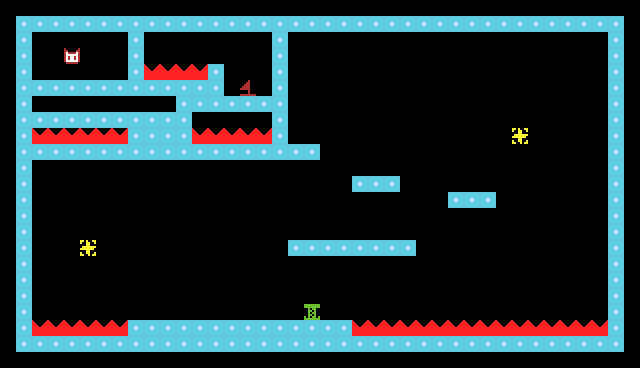

The image is a tile-based game level rendered from a .tmx file. Its description and complete source (layers, tilesets, objects, tile grids) follow:
An orthogonal 40x23 tile map with 16x16 px tiles, 1 tile layer (Tile Layer 2).

<map version="1.10" tiledversion="1.12.1" orientation="orthogonal" renderorder="right-down" width="40" height="23" tilewidth="16" tileheight="16" infinite="0" nextlayerid="3" nextobjectid="1">
 <editorsettings>
  <export target="map1.h" format="c_array" />
 </editorsettings>
 <tileset firstgid="1" source="tiles.tsx" />
 <layer id="2" name="Tile Layer 2" width="40" height="23">
  <data encoding="csv">
0,0,0,0,0,0,0,0,0,0,0,0,0,0,0,0,0,0,0,0,0,0,0,0,0,0,0,0,0,0,0,0,0,0,0,0,0,0,0,0,
0,2,2,2,2,2,2,2,2,2,2,2,2,2,2,2,2,2,2,2,2,2,2,2,2,2,2,2,2,2,2,2,2,2,2,2,2,2,2,0,
0,2,0,0,0,0,0,0,2,0,0,0,0,0,0,0,0,2,0,0,0,0,0,0,0,0,0,0,0,0,0,0,0,0,0,0,0,0,2,0,
0,2,0,0,3,0,0,0,2,0,0,0,0,0,0,0,0,2,0,0,0,0,0,0,0,0,0,0,0,0,0,0,0,0,0,0,0,0,2,0,
0,2,0,0,0,0,0,0,2,1,1,1,1,2,0,0,0,2,0,0,0,0,0,0,0,0,0,0,0,0,0,0,0,0,0,0,0,0,2,0,
0,2,2,2,2,2,2,2,2,2,2,2,2,2,0,4,0,2,0,0,0,0,0,0,0,0,0,0,0,0,0,0,0,0,0,0,0,0,2,0,
0,2,0,0,0,0,0,0,0,0,0,2,2,2,2,2,2,2,0,0,0,0,0,0,0,0,0,0,0,0,0,0,0,0,0,0,0,0,2,0,
0,2,2,2,2,2,2,2,2,2,2,2,0,0,0,0,0,2,0,0,0,0,0,0,0,0,0,0,0,0,0,0,0,0,0,0,0,0,2,0,
0,2,1,1,1,1,1,1,2,2,2,2,1,1,1,1,1,2,0,0,0,0,0,0,0,0,0,0,0,0,0,0,5,0,0,0,0,0,2,0,
0,2,2,2,2,2,2,2,2,2,2,2,2,2,2,2,2,2,2,2,0,0,0,0,0,0,0,0,0,0,0,0,0,0,0,0,0,0,2,0,
0,2,0,0,0,0,0,0,0,0,0,0,0,0,0,0,0,0,0,0,0,0,0,0,0,0,0,0,0,0,0,0,0,0,0,0,0,0,2,0,
0,2,0,0,0,0,0,0,0,0,0,0,0,0,0,0,0,0,0,0,0,0,2,2,2,0,0,0,0,0,0,0,0,0,0,0,0,0,2,0,
0,2,0,0,0,0,0,0,0,0,0,0,0,0,0,0,0,0,0,0,0,0,0,0,0,0,0,0,2,2,2,0,0,0,0,0,0,0,2,0,
0,2,0,0,0,0,0,0,0,0,0,0,0,0,0,0,0,0,0,0,0,0,0,0,0,0,0,0,0,0,0,0,0,0,0,0,0,0,2,0,
0,2,0,0,0,0,0,0,0,0,0,0,0,0,0,0,0,0,0,0,0,0,0,0,0,0,0,0,0,0,0,0,0,0,0,0,0,0,2,0,
0,2,0,0,0,5,0,0,0,0,0,0,0,0,0,0,0,0,2,2,2,2,2,2,2,2,0,0,0,0,0,0,0,0,0,0,0,0,2,0,
0,2,0,0,0,0,0,0,0,0,0,0,0,0,0,0,0,0,0,0,0,0,0,0,0,0,0,0,0,0,0,0,0,0,0,0,0,0,2,0,
0,2,0,0,0,0,0,0,0,0,0,0,0,0,0,0,0,0,0,0,0,0,0,0,0,0,0,0,0,0,0,0,0,0,0,0,0,0,2,0,
0,2,0,0,0,0,0,0,0,0,0,0,0,0,0,0,0,0,0,0,0,0,0,0,0,0,0,0,0,0,0,0,0,0,0,0,0,0,2,0,
0,2,0,0,0,0,0,0,0,0,0,0,0,0,0,0,0,0,0,6,0,0,0,0,0,0,0,0,0,0,0,0,0,0,0,0,0,0,2,0,
0,2,1,1,1,1,1,1,2,2,2,2,2,2,2,2,2,2,2,2,2,2,1,1,1,1,1,1,1,1,1,1,1,1,1,1,1,1,2,0,
0,2,2,2,2,2,2,2,2,2,2,2,2,2,2,2,2,2,2,2,2,2,2,2,2,2,2,2,2,2,2,2,2,2,2,2,2,2,2,0,
0,0,0,0,0,0,0,0,0,0,0,0,0,0,0,0,0,0,0,0,0,0,0,0,0,0,0,0,0,0,0,0,0,0,0,0,0,0,0,0
</data>
 </layer>
</map>
